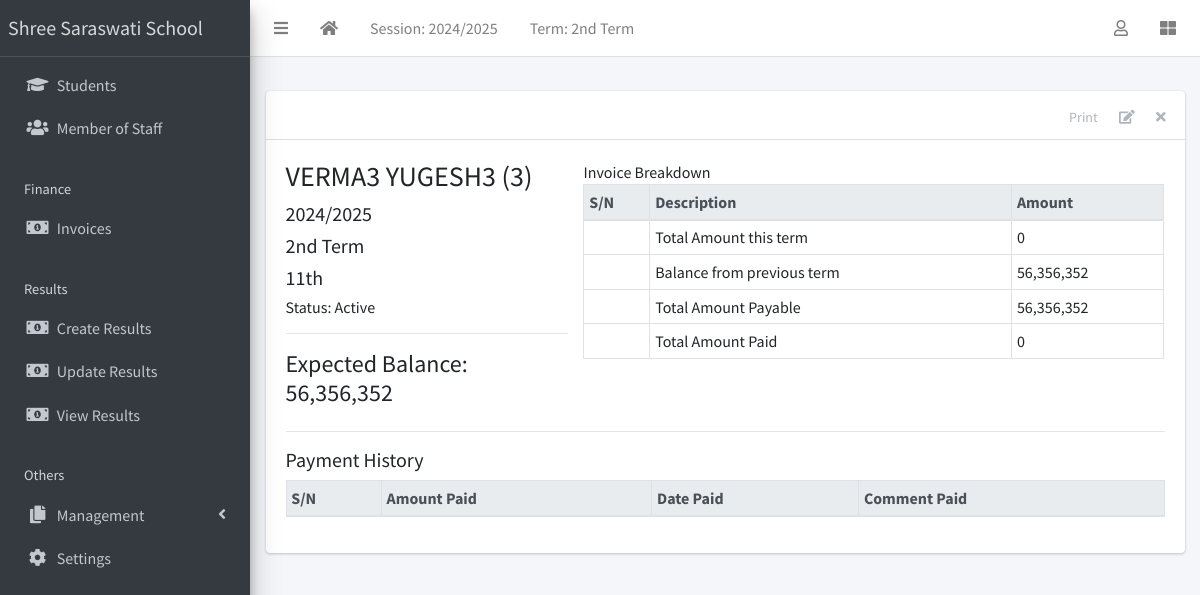
/finance/3/detail/ (signed in), run on the app's committed database.
### apps/corecode/models.py (models this page shows)
class AcademicSession(models.Model):
    name = models.CharField(max_length=200, unique=True)
    current = models.BooleanField(default=True)
    class Meta:
        ordering = ["-name"]
    def __str__(self):
        return self.name

class AcademicTerm(models.Model):
    name = models.CharField(max_length=20, unique=True)
    current = models.BooleanField(default=True)
    class Meta:
        ordering = ["name"]
    def __str__(self):
        return self.name

class StudentClass(models.Model):
    name = models.CharField(max_length=200, unique=True)
    class Meta:
        verbose_name = "Class"
        verbose_name_plural = "Classes"
        ordering = ["name"]
    def __str__(self):
        return self.name

### apps/finance/models.py (models this page shows, shortened)
class Invoice(models.Model):
    student = models.ForeignKey(Student, on_delete=models.CASCADE)
    session = models.ForeignKey(AcademicSession, on_delete=models.CASCADE)
    term = models.ForeignKey(AcademicTerm, on_delete=models.CASCADE)
    class_for = models.ForeignKey(StudentClass, on_delete=models.CASCADE)
    balance_from_previous_term = models.IntegerField(default=0)
    status = models.CharField(
        max_length=20,
        choices=[("active", "Active"), ("closed", "Closed")],
        default="active",
    )
    class Meta:
        ordering = ["student", "term"]
    def __str__(self):
        return f"{self.student}"
    def balance(self):
        payable = self.total_amount_payable()
        paid = self.total_amount_paid()
        return payable - paid
    def amount_payable(self):
        items = InvoiceItem.objects.filter(invoice=self)
        total = 0
        for item in items:
            total += item.amount
        return total
    def total_amount_payable(self):
        return self.balance_from_previous_term + self.amount_payable()
    def total_amount_paid(self):
        receipts = Receipt.objects.filter(invoice=self)
        amount = 0
        for receipt in receipts:
            amount += receipt.amount_paid
        return amount

### apps/students/models.py (models this page shows, shortened)
class Student(models.Model):
    STATUS_CHOICES = [("active", "Active"), ("inactive", "Inactive")]
    GENDER_CHOICES = [("male", "Male"), ("female", "Female")]
    current_status = models.CharField(
        max_length=10, choices=STATUS_CHOICES, default="active"
    )
    registration_number = models.CharField(max_length=200, unique=True)
    surname = models.CharField(max_length=200)
    firstname = models.CharField(max_length=200)
    other_name = models.CharField(max_length=200, blank=True)
    gender = models.CharField(max_length=10, choices=GENDER_CHOICES, default="male")
    date_of_birth = models.DateField(default=timezone.now)
    current_class = models.ForeignKey(
        StudentClass, on_delete=models.SET_NULL, blank=True, null=True
    )
    date_of_admission = models.DateField(default=timezone.now)
    mobile_num_regex = RegexValidator(
        regex="^[0-9]{10,15}$", message="Entered mobile number isn't in a right format!"
    )
    parent_mobile_number = models.CharField(
        validators=[mobile_num_regex], max_length=13, blank=True
    )
    address = models.TextField(blank=True)
    others = models.TextField(blank=True)
    passport = models.ImageField(blank=True, upload_to="students/passports/")
    class Meta:
        ordering = ["surname", "firstname", "other_name"]
    def __str__(self):
        return f"{self.surname} {self.firstname} {self.other_name} ({self.registration_number})"

### apps/finance/views.py (the view)
# urls.py: path("<int:pk>/detail/", InvoiceDetailView.as_view(), name="invoice-detail"),
class InvoiceDetailView(LoginRequiredMixin, DetailView):
    model = Invoice
    fields = "__all__"
    def get_context_data(self, **kwargs):
        context = super(InvoiceDetailView, self).get_context_data(**kwargs)
        context["receipts"] = Receipt.objects.filter(invoice=self.object)
        context["items"] = InvoiceItem.objects.filter(invoice=self.object)
        return context

### apps/corecode/context_processors.py (called while the page is built)
def site_defaults(request):
    current_session = AcademicSession.objects.get(current=True)
    current_term = AcademicTerm.objects.get(current=True)
    vals = SiteConfig.objects.all()
    contexts = {
        "current_session": current_session.name,
        "current_term": current_term.name,
    }
    for val in vals:
        contexts[val.key] = val.value
    return contexts

### apps/finance/templates/finance/invoice_detail.html (shortened to what this page needs)
{% extends 'base.html' %}
{% load humanize %}
{% block content-header %}
<div class="card-header">
  <div class="card-tools">
    <a href="#" class="btn btn-tool">Print</a>
    <a href="{% url 'invoice-update' object.id %}" class="btn btn-tool">
      <i class="fas fa-edit"></i>
    </a>
    <a href="{% url 'invoice-delete' object.id %}" class="btn btn-tool">
      <i class="fas fa-times"></i>
    </a>
  </div>
</div>
{% endblock content-header %}
{% block content %}
<div class="row">
  <div class="col-sm-4">
    <h3>{{ object }} </h3>
    <h5>{{ object.session }} </h5>
    <h5>{{ object.term }} </h5>
    <h5>{{ object.class_for }} </h5>
    <h6>Status: {{ object.get_status_display }} </h6>
    <hr>
    <div>
      <h4>Expected Balance: {{ object.balance | intcomma }}</h4>
    </div>
  </div>
  <div class="col-sm-8">
    <table class="table table-sm table-bordered">
      <thead class="thead-light">
        <tr>
          <th>S/N</th>
          <th>Description</th>
          <th>Amount</th>
        </tr>
      </thead>
      <tfoot>
        <tr>
          <td></td>
          <td>Total Amount this term</td>
          <td>{{ object.amount_payable | intcomma}}</td>
        </tr>
        <tr>
          <td></td>
          <td>Balance from previous term</td>
          <td>{{ object.balance_from_previous_term | intcomma }}</td>
        </tr>
        <tr>
          <td></td>
          <td>Total Amount Payable</td>
          <td>{{ object.total_amount_payable | intcomma}}</td>
        </tr>
        <tr>
          <td></td>
          <td>Total Amount Paid</td>
          <td>{{ object.total_amount_paid | intcomma}}</td>
        </tr>
      </tfoot>
    </table>
  </div>
</div>
<hr>
<h5>Payment History</h5>
<table class="table table-bordered table-sm">
  <thead class="thead-light">
    <tr>
      <th>S/N</th>
      <th>Amount Paid</th>
      <th>Date Paid</th>
      <th>Comment Paid</th>
    </tr>
  </thead>
</table>
{% endblock content %}

### templates/base.html (shortened to what this page needs)
{% load static %}
<!DOCTYPE html>
<html lang="en">
<head>
  <link rel="stylesheet" href="{% static 'plugins/fontawesome-free/css/all.min.css' %}">
  <link rel="stylesheet" href="{% static 'plugins/toastr/toastr.min.css' %}">
  <link rel="stylesheet"
    href="{% static 'plugins/overlayScrollbars/css/OverlayScrollbars.min.css' %}">
  <link rel="stylesheet" href="{% static 'plugins/Datatables/datatables.min.css' %}" />
  <link rel="stylesheet" href="{% static 'dist/css/adminlte.min.css' %}">
</head>
<body
  class="hold-transition sidebar-mini layout-fixed layout-navbar-fixed layout-footer-fixed">
  <div class="wrapper">
    <nav class="main-header navbar navbar-expand navbar-white navbar-light">
      <ul class="navbar-nav">
        <li class="nav-item">
          <a class="nav-link" data-widget="pushmenu" href="#" role="button"><i
              class="fas fa-bars"></i></a>
        </li>
        <li class="nav-item d-none d-sm-inline-block">
          <a href="{% url 'home' %} " class="nav-link"><i class="fa fa-home"></i></a>
        </li>
        <li class="nav-item d-none d-sm-inline-block">
          <a href="{% url 'current-session' %}" class="nav-link">Session: {{ current_session }}</a>
        </li>
        <li class="nav-item d-none d-sm-inline-block">
          <a href="{% url 'current-session' %}" class="nav-link">Term: {{ current_term }}</a>
        </li>
      </ul>
      <ul class="navbar-nav ml-auto">
        <li class="nav-item dropdown">
          <a class="nav-link" data-toggle="dropdown" href="#">
            <i class="far fa-user"></i>
          </a>
        </li>
        <li class="nav-item">
          <a class="nav-link" data-widget="control-sidebar" data-slide="true"
            href="#" role="button"><i class="fas fa-th-large"></i></a>
        </li>
      </ul>
    </nav>
    <aside class="main-sidebar sidebar-dark-primary elevation-4">
      <a href="{% url 'home' %}" class="brand-link">Shree Saraswati  School</a>
      <div class="sidebar">
        <nav class="mt-2">
          <ul class="nav nav-pills nav-sidebar flex-column"
            data-widget="treeview" role="menu" data-accordion="false">
            <li class="nav-item">
              <a href="{% url 'student-list' %}" class="nav-link">
                <i class="nav-icon fas fa-graduation-cap"></i>
                <p>
                  Students
                </p>
              </a>
            </li>
            <li class="nav-item">
              <a href="{% url 'staff-list' %}" class="nav-link">
                <i class="nav-icon fas fa-users"></i>
                <p>
                  Member of Staff
                </p>
              </a>
            </li>
            <li class="nav-header">Finance</li>
            <li class="nav-item">
              <a href="{% url 'invoice-list' %}" class="nav-link">
                <i class="nav-icon fas fa-money-bill-alt"></i>
                <p>
                  Invoices
                </p>
              </a>
            </li>
            <li class="nav-header">Results</li>
            <li class="nav-item">
              <a href="{% url 'create-result' %}" class="nav-link">
                <i class="nav-icon fas fa-money-bill-alt"></i>
                <p>
                  Create Results
                </p>
              </a>
            </li>
            <li class="nav-item">
              <a href="{% url 'edit-results' %}" class="nav-link">
                <i class="nav-icon fas fa-money-bill-alt"></i>
                <p>
                  Update Results
                </p>
              </a>
            </li>
            <li class="nav-item">
              <a href="{% url 'view-results' %}" class="nav-link">
                <i class="nav-icon fas fa-money-bill-alt"></i>
                <p>
                  View Results
                </p>
              </a>
            </li>
            <li class="nav-header">Others</li>
            <li class="nav-item has-treeview">
              <a href="#" class="nav-link">
                <i class="nav-icon fas fa-copy"></i>
                <p>
                  Management
                  <i class="fas fa-angle-left right"></i>
                </p>
              </a>
            </li>
            <li class="nav-item">
              <a href="{% url 'configs' %}" class="nav-link">
                <i class="nav-icon fas fa-cog"></i>
                <p>
                  Settings
                </p>
              </a>
            </li>
          </ul>
        </nav>
      </div>
    </aside>
    <div class="content-wrapper">
      <section class="content-header">
      </section>
      <section class="content">
        <div class="container-fluid">
          <div class="row">
            <div class="col-md-12">
              {% block fullcard %}
              <div class="card">
                {% block content-header %}{% endblock content-header %}
                <div class="card-body">
                  <div class="row">
                    <div class="col">
                      {% block content %}
                      {% endblock content %}
                    </div>
                  </div>
                </div>
              </div>
              {% endblock fullcard %}
            </div>
          </div>
        </div>
      </section>
    </div>
  </div>
</body>
</html>

### data on the page
AcademicSession: name "2024/2025"
AcademicTerm: name "2nd Term"
Invoice: student.registration_number "VERMA3 YUGESH3 (3)", session "2024/2025", term "2nd Term", class_for "11th", status "Active", balance "56,356,352", amount_payable "0", balance_from_previous_term "56,356,352", total_amount_payable "56,356,352", total_amount_paid "0"
